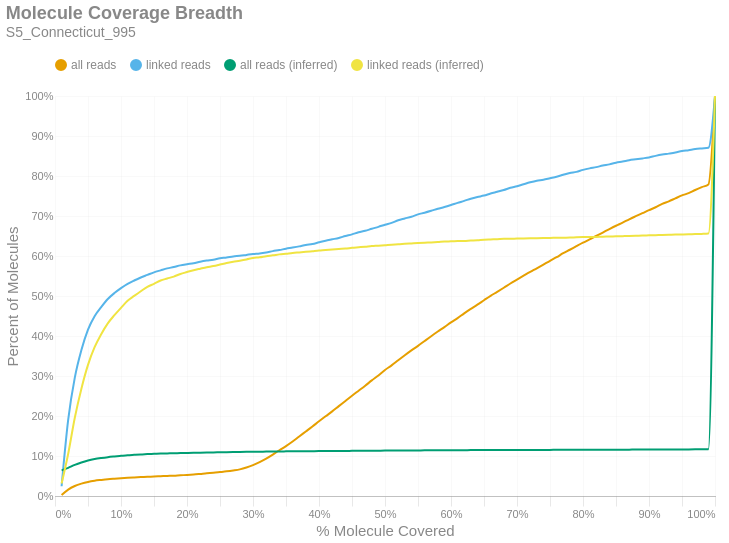

The cell this chart's notebook holds for it:
### Markdown cell above
### Molecule Read Coverage
This chart shows molecule coverage breadth as computed by the number of bases aligned to that molecule. In other words, "*how much of each unique long molecule is actually sequenced/aligned?*" Keep in mind there is a distinction between sequences and alignments, since some sequences belonging to a particular molecule may not align well and wouldn't appear in the alignment data. This chart also shows molecule coverage breadth as computed by the *inferred fragment* from which the aligned sequences originate. Unlike read coverage, this calculation takes into account the total insert size, including unsequenced gaps between the forward and reverse reads. Like the previous figures, these are cumulative percents.

### Code cell
if SKIPLR:
    print_html(f"Skipped")
else:
    binned_df = consolidated_hist(valids['coverage_bp'], mask, 0.01, True)
    binned_df_inf = consolidated_hist(valids['coverage_inserts'], mask, 0.01, True)
    binned_df = binned_df.with_columns(pl.lit(binned_df_inf['all reads (cumsum)']).alias('all reads (inferred)'))
    binned_df = binned_df.with_columns(pl.lit(binned_df_inf['linked reads (cumsum)']).alias('linked reads (inferred)'))
    binned_df = binned_df.with_columns(
        (pl.col('bin').cast(pl.Float64) + 0.01).alias('right_edge')
    )

    with SafeRender(binned_df):
        (
            density_plot(binned_df, 'Molecule Coverage Breadth', samplename, 'molcov', ['all reads (inferred)','linked reads (inferred)'])
            .encode(
                #x=alt.X('bin:Q', title="% Molecule Covered").axis(format = '%').scale(padding=0),
                x=alt.X('right_edge:Q', title="% Molecule Covered").axis(format='%').scale(padding=0),
                y=alt.Y('value:Q', title='Percent of Molecules')
                    .axis(format='%')
                    .stack(False)
                    .scale(domainMin=0, padding=0),
                color=alt.Color("key:N").scale(domain = ["all reads", "linked reads", "all reads (inferred)", "linked reads (inferred)"]),
                tooltip = [
                    alt.Tooltip("key:N", title = "Data Type"),
                    alt.Tooltip("range_label:N", title="% Molecule Covered"),
                    alt.Tooltip("value:Q", format = ".2%", title="% Molecules")
                ]
            )
        ).display()

### Figure 1 — Vega-Lite specification as saved in the notebook (floating-point values rounded to 4 significant figures)
{"width": "container", "height": 400, "config": {"title": {"anchor": "start", "dy": -15, "fontSize": 18, "color": "#888888", "subtitleColor": "#888888", "subtitleFontSize": 14}, "arc": {"fill": "#0072B2"}, "axis": {"domainColor": "#888888", "domainWidth": 0.5, "gridWidth": 0.2, "grid": false, "titleFontWeight": 400, "titleFontSize": 15, "labelFontSize": 11, "labelColor": "#888888", "tickColor": "#888888", "tickWidth": 0.2, "titleColor": "#888888"}, "axisBand": {"grid": false}, "axisX": {"grid": true, "tickSize": 10, "domainCap": "round"}, "axisY": {"domain": false, "grid": true, "tickSize": 0, "domainCap": "round"}, "background": "transparent", "header": {"labelFontSize": 15, "labelColor": "#888888", "titleFontSize": 15, "titleFontWeight": 600, "titleColor": "#888888"}, "legend": {"labelFont": "sans-serif", "labelFontSize": 12, "labelColor": "#888888", "symbolSize": 100, "symbolType": "circle", "titleFontSize": 12, "titlePadding": 10, "titleColor": "#888888", "title": null, "orient": "top"}, "range": {"category": ["#E69F00", "#56B4E9", "#009E73", "#F0E442", "#0072B2", "#D55E00", "#CC79A7", "#000000"], "diverging": ["#cfe8f3", "#a2d4ec", "#73bfe2", "#46abdb", "#1696d2", "#12719e"]}, "area": {"fill": "#0072B2", "fillOpacity": 0.7, "line": true, "strokeOpacity": 0.7}, "line": {"color": "#0072B2", "stroke": "#0072B2", "strokeWidth": 2}, "trail": {"color": "#0072B2", "stroke": "#0072B2", "strokeWidth": 0, "size": 1}, "point": {"filled": true, "fillOpacity": 1.0, "size": 95}, "text": {"color": "#888888", "fontSize": 11, "align": "right", "fontWeight": 400, "size": 11}, "bar": {"fill": "#0072B2", "stroke": null}, "view": {"stroke": null, "continuousWidth": 660, "continuousHeight": 400}}, "data": {"name": "data-dcab76458203542aab808b8af74e6dbe"}, "mark": {"type": "line", "interpolate": "monotone", "point": {"opacity": 0, "size": 275}}, "encoding": {"color": {"field": "key", "scale": {"domain": ["all reads", "linked reads", "all reads (inferred)", "linked reads (inferred)"]}, "type": "nominal"}, "tooltip": [{"field": "key", "title": "Data Type", "type": "nominal"}, {"field": "range_label", "title": "% Molecule Covered", "type": "nominal"}, {"field": "value", "format": ".2%", "title": "% Molecules", "type": "quantitative"}], "x": {"axis": {"format": "%"}, "field": "right_edge", "scale": {"padding": 0}, "title": "% Molecule Covered", "type": "quantitative"}, "y": {"axis": {"format": "%"}, "field": "value", "scale": {"domainMin": 0, "padding": 0}, "stack": false, "title": "Percent of Molecules", "type": "quantitative"}}, "params": [{"name": "param_c36ac31b6afebe62", "select": {"type": "point", "fields": ["key"]}, "bind": "legend"}], "title": {"text": "Molecule Coverage Breadth", "subtitle": "S5_Connecticut_995"}, "transform": [{"fold": ["all reads (cumsum)", "linked reads (cumsum)", "all reads (inferred)", "linked reads (inferred)"]}, {"calculate": "replace(datum.key, ' (cumsum)', '')", "as": "key"}, {"filter": {"param": "param_c36ac31b6afebe62"}}], "usermeta": {"embedOptions": {"downloadFileName": "S5_Connecticut_995.molcov"}}, "$schema": "https://vega.github.io/schema/vega-lite/v6.1.0.json", "datasets": {"data-dcab76458203542aab808b8af74e6dbe": [{"bin": "0.0", "interval": "0.0-0.01", "all reads": 0.002277, "linked reads": 0.02432, "all reads (cumsum)": 0.002277, "linked reads (cumsum)": 0.02432, "range_label": "0.0-0.01", "all reads (inferred)": 0.06408, "linked reads (inferred)": 0.03104, "right_edge": 0.01}, {"bin": "0.01", "interval": "0.01-0.02", "all reads": 0.01384, "linked reads": 0.1664, "all reads (cumsum)": 0.01612, "linked reads (cumsum)": 0.1907, "range_label": "0.01-0.02", "all reads (inferred)": 0.07036, "linked reads (inferred)": 0.1057, "right_edge": 0.02}, {"bin": "0.02", "interval": "0.02-0.03", "all reads": 0.0089, "linked reads": 0.1052, "all reads (cumsum)": 0.02502, "linked reads (cumsum)": 0.2959, "range_label": "0.02-0.03", "all reads (inferred)": 0.07777, "linked reads (inferred)": 0.1957, "right_edge": 0.03}, {"bin": "0.03", "interval": "0.03-0.04", "all reads": 0.005905, "linked reads": 0.06897, "all reads (cumsum)": 0.03093, "linked reads (cumsum)": 0.3649, "range_label": "0.03-0.04", "all reads (inferred)": 0.0838, "linked reads (inferred)": 0.2684, "right_edge": 0.04}, {"bin": "0.04", "interval": "0.04-0.05", "all reads": 0.004322, "linked reads": 0.05108, "all reads (cumsum)": 0.03525, "linked reads (cumsum)": 0.416, "range_label": "0.04-0.05", "all reads (inferred)": 0.08867, "linked reads (inferred)": 0.3277, "right_edge": 0.05}, {"bin": "0.05", "interval": "0.05-0.06", "all reads": 0.002934, "linked reads": 0.03364, "all reads (cumsum)": 0.03818, "linked reads (cumsum)": 0.4496, "range_label": "0.05-0.06", "all reads (inferred)": 0.09228, "linked reads (inferred)": 0.3721, "right_edge": 0.06}, {"bin": "0.06", "interval": "0.06-0.07", "all reads": 0.001985, "linked reads": 0.02263, "all reads (cumsum)": 0.04017, "linked reads (cumsum)": 0.4722, "range_label": "0.06-0.07", "all reads (inferred)": 0.09493, "linked reads (inferred)": 0.4045, "right_edge": 0.07}, {"bin": "0.07", "interval": "0.07-0.08", "all reads": 0.001778, "linked reads": 0.02019, "all reads (cumsum)": 0.04194, "linked reads (cumsum)": 0.4924, "range_label": "0.07-0.08", "all reads (inferred)": 0.09714, "linked reads (inferred)": 0.4316, "right_edge": 0.08}, {"bin": "0.08", "interval": "0.08-0.09", "all reads": 0.001339, "linked reads": 0.01483, "all reads (cumsum)": 0.04328, "linked reads (cumsum)": 0.5073, "range_label": "0.08-0.09", "all reads (inferred)": 0.09883, "linked reads (inferred)": 0.4521, "right_edge": 0.09}, {"bin": "0.09", "interval": "0.09-0.1", "all reads": 0.001218, "linked reads": 0.01239, "all reads (cumsum)": 0.0445, "linked reads (cumsum)": 0.5197, "range_label": "0.09-0.1", "all reads (inferred)": 0.1004, "linked reads (inferred)": 0.4704, "right_edge": 0.1}, {"bin": "0.1", "interval": "0.1-0.11", "all reads": 0.001096, "linked reads": 0.01071, "all reads (cumsum)": 0.0456, "linked reads (cumsum)": 0.5304, "range_label": "0.1-0.11", "all reads (inferred)": 0.1018, "linked reads (inferred)": 0.4883, "right_edge": 0.11}, {"bin": "0.11", "interval": "0.11-0.12", "all reads": 0.0008523, "linked reads": 0.008411, "all reads (cumsum)": 0.04645, "linked reads (cumsum)": 0.5388, "range_label": "0.11-0.12", "all reads (inferred)": 0.1028, "linked reads (inferred)": 0.5002, "right_edge": 0.12}, {"bin": "0.12", "interval": "0.12-0.13", "all reads": 0.0007671, "linked reads": 0.007494, "all reads (cumsum)": 0.04722, "linked reads (cumsum)": 0.5463, "range_label": "0.12-0.13", "all reads (inferred)": 0.1038, "linked reads (inferred)": 0.5119, "right_edge": 0.13}, {"bin": "0.13", "interval": "0.13-0.14", "all reads": 0.000694, "linked reads": 0.006423, "all reads (cumsum)": 0.04791, "linked reads (cumsum)": 0.5527, "range_label": "0.13-0.14", "all reads (inferred)": 0.1047, "linked reads (inferred)": 0.5229, "right_edge": 0.14}, {"bin": "0.14", "interval": "0.14-0.15", "all reads": 0.0008036, "linked reads": 0.006423, "all reads (cumsum)": 0.04871, "linked reads (cumsum)": 0.5591, "range_label": "0.14-0.15", "all reads (inferred)": 0.1053, "linked reads (inferred)": 0.5304, "right_edge": 0.15}, {"bin": "0.15", "interval": "0.15-0.16", "all reads": 0.000694, "linked reads": 0.005047, "all reads (cumsum)": 0.04941, "linked reads (cumsum)": 0.5642, "range_label": "0.15-0.16", "all reads (inferred)": 0.106, "linked reads (inferred)": 0.5388, "right_edge": 0.16}, {"bin": "0.16", "interval": "0.16-0.17", "all reads": 0.0007184, "linked reads": 0.004894, "all reads (cumsum)": 0.05013, "linked reads (cumsum)": 0.569, "range_label": "0.16-0.17", "all reads (inferred)": 0.1064, "linked reads (inferred)": 0.5437, "right_edge": 0.17}, {"bin": "0.17", "interval": "0.17-0.18", "all reads": 0.0006331, "linked reads": 0.003364, "all reads (cumsum)": 0.05076, "linked reads (cumsum)": 0.5724, "range_label": "0.17-0.18", "all reads (inferred)": 0.1068, "linked reads (inferred)": 0.5486, "right_edge": 0.18}, {"bin": "0.18", "interval": "0.18-0.19", "all reads": 0.001035, "linked reads": 0.004129, "all reads (cumsum)": 0.05179, "linked reads (cumsum)": 0.5765, "range_label": "0.18-0.19", "all reads (inferred)": 0.1073, "linked reads (inferred)": 0.5551, "right_edge": 0.19}, {"bin": "0.19", "interval": "0.19-0.2", "all reads": 0.0008523, "linked reads": 0.002906, "all reads (cumsum)": 0.05265, "linked reads (cumsum)": 0.5794, "range_label": "0.19-0.2", "all reads (inferred)": 0.1077, "linked reads (inferred)": 0.5599, "right_edge": 0.2}, {"bin": "0.2", "interval": "0.2-0.21", "all reads": 0.001132, "linked reads": 0.0026, "all reads (cumsum)": 0.05378, "linked reads (cumsum)": 0.582, "range_label": "0.2-0.21", "all reads (inferred)": 0.1081, "linked reads (inferred)": 0.5645, "right_edge": 0.21}, {"bin": "0.21", "interval": "0.21-0.22", "all reads": 0.001498, "linked reads": 0.00367, "all reads (cumsum)": 0.05528, "linked reads (cumsum)": 0.5857, "range_label": "0.21-0.22", "all reads (inferred)": 0.1084, "linked reads (inferred)": 0.5683, "right_edge": 0.22}, {"bin": "0.22", "interval": "0.22-0.23", "all reads": 0.001583, "linked reads": 0.002753, "all reads (cumsum)": 0.05686, "linked reads (cumsum)": 0.5885, "range_label": "0.22-0.23", "all reads (inferred)": 0.1087, "linked reads (inferred)": 0.572, "right_edge": 0.23}, {"bin": "0.23", "interval": "0.23-0.24", "all reads": 0.001193, "linked reads": 0.001988, "all reads (cumsum)": 0.05805, "linked reads (cumsum)": 0.5905, "range_label": "0.23-0.24", "all reads (inferred)": 0.109, "linked reads (inferred)": 0.5749, "right_edge": 0.24}, {"bin": "0.24", "interval": "0.24-0.25", "all reads": 0.001753, "linked reads": 0.004129, "all reads (cumsum)": 0.05981, "linked reads (cumsum)": 0.5946, "range_label": "0.24-0.25", "all reads (inferred)": 0.1093, "linked reads (inferred)": 0.5787, "right_edge": 0.25}, {"bin": "0.25", "interval": "0.25-0.26", "all reads": 0.001826, "linked reads": 0.001682, "all reads (cumsum)": 0.06163, "linked reads (cumsum)": 0.5963, "range_label": "0.25-0.26", "all reads (inferred)": 0.1096, "linked reads (inferred)": 0.5827, "right_edge": 0.26}, {"bin": "0.26", "interval": "0.26-0.27", "all reads": 0.002252, "linked reads": 0.002753, "all reads (cumsum)": 0.06388, "linked reads (cumsum)": 0.599, "range_label": "0.26-0.27", "all reads (inferred)": 0.1099, "linked reads (inferred)": 0.5857, "right_edge": 0.27}, {"bin": "0.27", "interval": "0.27-0.28", "all reads": 0.002715, "linked reads": 0.001376, "all reads (cumsum)": 0.0666, "linked reads (cumsum)": 0.6004, "range_label": "0.27-0.28", "all reads (inferred)": 0.1101, "linked reads (inferred)": 0.5883, "right_edge": 0.28}, {"bin": "0.28", "interval": "0.28-0.29", "all reads": 0.004517, "linked reads": 0.002294, "all reads (cumsum)": 0.07112, "linked reads (cumsum)": 0.6027, "range_label": "0.28-0.29", "all reads (inferred)": 0.1103, "linked reads (inferred)": 0.5914, "right_edge": 0.29}, {"bin": "0.29", "interval": "0.29-0.3", "all reads": 0.006124, "linked reads": 0.002294, "all reads (cumsum)": 0.07724, "linked reads (cumsum)": 0.605, "range_label": "0.29-0.3", "all reads (inferred)": 0.1106, "linked reads (inferred)": 0.595, "right_edge": 0.3}, {"bin": "0.3", "interval": "0.3-0.31", "all reads": 0.007658, "linked reads": 0.001529, "all reads (cumsum)": 0.0849, "linked reads (cumsum)": 0.6065, "range_label": "0.3-0.31", "all reads (inferred)": 0.1108, "linked reads (inferred)": 0.5967, "right_edge": 0.31}, {"bin": "0.31", "interval": "0.31-0.32", "all reads": 0.008462, "linked reads": 0.002447, "all reads (cumsum)": 0.09336, "linked reads (cumsum)": 0.609, "range_label": "0.31-0.32", "all reads (inferred)": 0.111, "linked reads (inferred)": 0.5996, "right_edge": 0.32}, {"bin": "0.32", "interval": "0.32-0.33", "all reads": 0.01006, "linked reads": 0.003212, "all reads (cumsum)": 0.1034, "linked reads (cumsum)": 0.6122, "range_label": "0.32-0.33", "all reads (inferred)": 0.1112, "linked reads (inferred)": 0.6016, "right_edge": 0.33}, {"bin": "0.33", "interval": "0.33-0.34", "all reads": 0.01104, "linked reads": 0.002753, "all reads (cumsum)": 0.1145, "linked reads (cumsum)": 0.6149, "range_label": "0.33-0.34", "all reads (inferred)": 0.1114, "linked reads (inferred)": 0.6041, "right_edge": 0.34}, {"bin": "0.34", "interval": "0.34-0.35", "all reads": 0.01036, "linked reads": 0.003364, "all reads (cumsum)": 0.1248, "linked reads (cumsum)": 0.6183, "range_label": "0.34-0.35", "all reads (inferred)": 0.1116, "linked reads (inferred)": 0.6058, "right_edge": 0.35}, {"bin": "0.35", "interval": "0.35-0.36", "all reads": 0.01136, "linked reads": 0.002753, "all reads (cumsum)": 0.1362, "linked reads (cumsum)": 0.621, "range_label": "0.35-0.36", "all reads (inferred)": 0.1117, "linked reads (inferred)": 0.6076, "right_edge": 0.36}, {"bin": "0.36", "interval": "0.36-0.37", "all reads": 0.01265, "linked reads": 0.003059, "all reads (cumsum)": 0.1488, "linked reads (cumsum)": 0.6241, "range_label": "0.36-0.37", "all reads (inferred)": 0.1118, "linked reads (inferred)": 0.609, "right_edge": 0.37}, {"bin": "0.37", "interval": "0.37-0.38", "all reads": 0.01237, "linked reads": 0.00367, "all reads (cumsum)": 0.1612, "linked reads (cumsum)": 0.6278, "range_label": "0.37-0.38", "all reads (inferred)": 0.112, "linked reads (inferred)": 0.6103, "right_edge": 0.38}, {"bin": "0.38", "interval": "0.38-0.39", "all reads": 0.01249, "linked reads": 0.002294, "all reads (cumsum)": 0.1737, "linked reads (cumsum)": 0.6301, "range_label": "0.38-0.39", "all reads (inferred)": 0.1121, "linked reads (inferred)": 0.612, "right_edge": 0.39}, {"bin": "0.39", "interval": "0.39-0.4", "all reads": 0.01299, "linked reads": 0.004129, "all reads (cumsum)": 0.1867, "linked reads (cumsum)": 0.6342, "range_label": "0.39-0.4", "all reads (inferred)": 0.1123, "linked reads (inferred)": 0.6137, "right_edge": 0.4}, {"bin": "0.4", "interval": "0.4-0.41", "all reads": 0.01253, "linked reads": 0.003976, "all reads (cumsum)": 0.1992, "linked reads (cumsum)": 0.6382, "range_label": "0.4-0.41", "all reads (inferred)": 0.1124, "linked reads (inferred)": 0.6149, "right_edge": 0.41}, {"bin": "0.41", "interval": "0.41-0.42", "all reads": 0.01229, "linked reads": 0.003517, "all reads (cumsum)": 0.2115, "linked reads (cumsum)": 0.6417, "range_label": "0.41-0.42", "all reads (inferred)": 0.1125, "linked reads (inferred)": 0.6165, "right_edge": 0.42}, {"bin": "0.42", "interval": "0.42-0.43", "all reads": 0.01314, "linked reads": 0.003517, "all reads (cumsum)": 0.2246, "linked reads (cumsum)": 0.6452, "range_label": "0.42-0.43", "all reads (inferred)": 0.1126, "linked reads (inferred)": 0.6177, "right_edge": 0.43}, {"bin": "0.43", "interval": "0.43-0.44", "all reads": 0.01288, "linked reads": 0.004741, "all reads (cumsum)": 0.2375, "linked reads (cumsum)": 0.6499, "range_label": "0.43-0.44", "all reads (inferred)": 0.1127, "linked reads (inferred)": 0.6186, "right_edge": 0.44}, {"bin": "0.44", "interval": "0.44-0.45", "all reads": 0.01309, "linked reads": 0.004129, "all reads (cumsum)": 0.2506, "linked reads (cumsum)": 0.6541, "range_label": "0.44-0.45", "all reads (inferred)": 0.1129, "linked reads (inferred)": 0.6204, "right_edge": 0.45}, {"bin": "0.45", "interval": "0.45-0.46", "all reads": 0.01254, "linked reads": 0.005353, "all reads (cumsum)": 0.2631, "linked reads (cumsum)": 0.6594, "range_label": "0.45-0.46", "all reads (inferred)": 0.113, "linked reads (inferred)": 0.6218, "right_edge": 0.46}, {"bin": "0.46", "interval": "0.46-0.47", "all reads": 0.01252, "linked reads": 0.003517, "all reads (cumsum)": 0.2757, "linked reads (cumsum)": 0.6629, "range_label": "0.46-0.47", "all reads (inferred)": 0.1131, "linked reads (inferred)": 0.6232, "right_edge": 0.47}, {"bin": "0.47", "interval": "0.47-0.48", "all reads": 0.01336, "linked reads": 0.0052, "all reads (cumsum)": 0.289, "linked reads (cumsum)": 0.6681, "range_label": "0.47-0.48", "all reads (inferred)": 0.1133, "linked reads (inferred)": 0.6247, "right_edge": 0.48}, {"bin": "0.48", "interval": "0.48-0.49", "all reads": 0.01243, "linked reads": 0.004741, "all reads (cumsum)": 0.3015, "linked reads (cumsum)": 0.6729, "range_label": "0.48-0.49", "all reads (inferred)": 0.1134, "linked reads (inferred)": 0.6258, "right_edge": 0.49}, {"bin": "0.49", "interval": "0.49-0.5", "all reads": 0.01365, "linked reads": 0.005353, "all reads (cumsum)": 0.3151, "linked reads (cumsum)": 0.6782, "range_label": "0.49-0.5", "all reads (inferred)": 0.1135, "linked reads (inferred)": 0.627, "right_edge": 0.5}, {"bin": "0.5", "interval": "0.5-0.51", "all reads": 0.01136, "linked reads": 0.004588, "all reads (cumsum)": 0.3265, "linked reads (cumsum)": 0.6828, "range_label": "0.5-0.51", "all reads (inferred)": 0.1136, "linked reads (inferred)": 0.6284, "right_edge": 0.51}, {"bin": "0.51", "interval": "0.51-0.52", "all reads": 0.01286, "linked reads": 0.006576, "all reads (cumsum)": 0.3393, "linked reads (cumsum)": 0.6894, "range_label": "0.51-0.52", "all reads (inferred)": 0.1137, "linked reads (inferred)": 0.6291, "right_edge": 0.52}, {"bin": "0.52", "interval": "0.52-0.53", "all reads": 0.01252, "linked reads": 0.004435, "all reads (cumsum)": 0.3518, "linked reads (cumsum)": 0.6938, "range_label": "0.52-0.53", "all reads (inferred)": 0.1138, "linked reads (inferred)": 0.6304, "right_edge": 0.53}, {"bin": "0.53", "interval": "0.53-0.54", "all reads": 0.01215, "linked reads": 0.004435, "all reads (cumsum)": 0.364, "linked reads (cumsum)": 0.6983, "range_label": "0.53-0.54", "all reads (inferred)": 0.1139, "linked reads (inferred)": 0.6314, "right_edge": 0.54}, {"bin": "0.54", "interval": "0.54-0.55", "all reads": 0.01147, "linked reads": 0.005811, "all reads (cumsum)": 0.3755, "linked reads (cumsum)": 0.7041, "range_label": "0.54-0.55", "all reads (inferred)": 0.114, "linked reads (inferred)": 0.6325, "right_edge": 0.55}, {"bin": "0.55", "interval": "0.55-0.56", "all reads": 0.01208, "linked reads": 0.004129, "all reads (cumsum)": 0.3875, "linked reads (cumsum)": 0.7082, "range_label": "0.55-0.56", "all reads (inferred)": 0.1141, "linked reads (inferred)": 0.6334, "right_edge": 0.56}, {"bin": "0.56", "interval": "0.56-0.57", "all reads": 0.01199, "linked reads": 0.004741, "all reads (cumsum)": 0.3995, "linked reads (cumsum)": 0.713, "range_label": "0.56-0.57", "all reads (inferred)": 0.1142, "linked reads (inferred)": 0.634, "right_edge": 0.57}, {"bin": "0.57", "interval": "0.57-0.58", "all reads": 0.0116, "linked reads": 0.005047, "all reads (cumsum)": 0.4111, "linked reads (cumsum)": 0.718, "range_label": "0.57-0.58", "all reads (inferred)": 0.1143, "linked reads (inferred)": 0.635, "right_edge": 0.58}, {"bin": "0.58", "interval": "0.58-0.59", "all reads": 0.0112, "linked reads": 0.004435, "all reads (cumsum)": 0.4223, "linked reads (cumsum)": 0.7224, "range_label": "0.58-0.59", "all reads (inferred)": 0.1145, "linked reads (inferred)": 0.6362, "right_edge": 0.59}, {"bin": "0.59", "interval": "0.59-0.6", "all reads": 0.01175, "linked reads": 0.005047, "all reads (cumsum)": 0.4341, "linked reads (cumsum)": 0.7275, "range_label": "0.59-0.6", "all reads (inferred)": 0.1145, "linked reads (inferred)": 0.6366, "right_edge": 0.6}, {"bin": "0.6", "interval": "0.6-0.61", "all reads": 0.01056, "linked reads": 0.005353, "all reads (cumsum)": 0.4446, "linked reads (cumsum)": 0.7328, "range_label": "0.6-0.61", "all reads (inferred)": 0.1146, "linked reads (inferred)": 0.6373, "right_edge": 0.61}, {"bin": "0.61", "interval": "0.61-0.62", "all reads": 0.01209, "linked reads": 0.004894, "all reads (cumsum)": 0.4567, "linked reads (cumsum)": 0.7377, "range_label": "0.61-0.62", "all reads (inferred)": 0.1146, "linked reads (inferred)": 0.6377, "right_edge": 0.62}, {"bin": "0.62", "interval": "0.62-0.63", "all reads": 0.01112, "linked reads": 0.005505, "all reads (cumsum)": 0.4678, "linked reads (cumsum)": 0.7432, "range_label": "0.62-0.63", "all reads (inferred)": 0.1147, "linked reads (inferred)": 0.6386, "right_edge": 0.63}, {"bin": "0.63", "interval": "0.63-0.64", "all reads": 0.0104, "linked reads": 0.004282, "all reads (cumsum)": 0.4782, "linked reads (cumsum)": 0.7475, "range_label": "0.63-0.64", "all reads (inferred)": 0.1148, "linked reads (inferred)": 0.6394, "right_edge": 0.64}, {"bin": "0.64", "interval": "0.64-0.65", "all reads": 0.0112, "linked reads": 0.003517, "all reads (cumsum)": 0.4894, "linked reads (cumsum)": 0.751, "range_label": "0.64-0.65", "all reads (inferred)": 0.1149, "linked reads (inferred)": 0.6409, "right_edge": 0.65}, {"bin": "0.65", "interval": "0.65-0.66", "all reads": 0.01096, "linked reads": 0.0052, "all reads (cumsum)": 0.5004, "linked reads (cumsum)": 0.7562, "range_label": "0.65-0.66", "all reads (inferred)": 0.1149, "linked reads (inferred)": 0.6415, "right_edge": 0.66}, {"bin": "0.66", "interval": "0.66-0.67", "all reads": 0.009935, "linked reads": 0.004282, "all reads (cumsum)": 0.5103, "linked reads (cumsum)": 0.7605, "range_label": "0.66-0.67", "all reads (inferred)": 0.115, "linked reads (inferred)": 0.642, "right_edge": 0.67}, {"bin": "0.67", "interval": "0.67-0.68", "all reads": 0.01025, "linked reads": 0.004435, "all reads (cumsum)": 0.5206, "linked reads (cumsum)": 0.7649, "range_label": "0.67-0.68", "all reads (inferred)": 0.1151, "linked reads (inferred)": 0.6429, "right_edge": 0.68}, {"bin": "0.68", "interval": "0.68-0.69", "all reads": 0.0106, "linked reads": 0.005505, "all reads (cumsum)": 0.5312, "linked reads (cumsum)": 0.7705, "range_label": "0.68-0.69", "all reads (inferred)": 0.1151, "linked reads (inferred)": 0.6431, "right_edge": 0.69}, {"bin": "0.69", "interval": "0.69-0.7", "all reads": 0.009887, "linked reads": 0.003823, "all reads (cumsum)": 0.5411, "linked reads (cumsum)": 0.7743, "range_label": "0.69-0.7", "all reads (inferred)": 0.1151, "linked reads (inferred)": 0.6437, "right_edge": 0.7}, {"bin": "0.7", "interval": "0.7-0.71", "all reads": 0.009667, "linked reads": 0.005047, "all reads (cumsum)": 0.5507, "linked reads (cumsum)": 0.7793, "range_label": "0.7-0.71", "all reads (inferred)": 0.1152, "linked reads (inferred)": 0.644, "right_edge": 0.71}, {"bin": "0.71", "interval": "0.71-0.72", "all reads": 0.009485, "linked reads": 0.004894, "all reads (cumsum)": 0.5602, "linked reads (cumsum)": 0.7842, "range_label": "0.71-0.72", "all reads (inferred)": 0.1152, "linked reads (inferred)": 0.6443, "right_edge": 0.72}, {"bin": "0.72", "interval": "0.72-0.73", "all reads": 0.008998, "linked reads": 0.003976, "all reads (cumsum)": 0.5692, "linked reads (cumsum)": 0.7882, "range_label": "0.72-0.73", "all reads (inferred)": 0.1152, "linked reads (inferred)": 0.6446, "right_edge": 0.73}, {"bin": "0.73", "interval": "0.73-0.74", "all reads": 0.009266, "linked reads": 0.002447, "all reads (cumsum)": 0.5785, "linked reads (cumsum)": 0.7906, "range_label": "0.73-0.74", "all reads (inferred)": 0.1153, "linked reads (inferred)": 0.6449, "right_edge": 0.74}, {"bin": "0.74", "interval": "0.74-0.75", "all reads": 0.009533, "linked reads": 0.003823, "all reads (cumsum)": 0.588, "linked reads (cumsum)": 0.7945, "range_label": "0.74-0.75", "all reads (inferred)": 0.1153, "linked reads (inferred)": 0.6452, "right_edge": 0.75}, {"bin": "0.75", "interval": "0.75-0.76", "all reads": 0.008949, "linked reads": 0.003823, "all reads (cumsum)": 0.597, "linked reads (cumsum)": 0.7983, "range_label": "0.75-0.76", "all reads (inferred)": 0.1153, "linked reads (inferred)": 0.6455, "right_edge": 0.76}, {"bin": "0.76", "interval": "0.76-0.77", "all reads": 0.01006, "linked reads": 0.004741, "all reads (cumsum)": 0.607, "linked reads (cumsum)": 0.803, "range_label": "0.76-0.77", "all reads (inferred)": 0.1154, "linked reads (inferred)": 0.6458, "right_edge": 0.77}, {"bin": "0.77", "interval": "0.77-0.78", "all reads": 0.008596, "linked reads": 0.004588, "all reads (cumsum)": 0.6156, "linked reads (cumsum)": 0.8076, "range_label": "0.77-0.78", "all reads (inferred)": 0.1154, "linked reads (inferred)": 0.646, "right_edge": 0.78}, {"bin": "0.78", "interval": "0.78-0.79", "all reads": 0.008949, "linked reads": 0.002753, "all reads (cumsum)": 0.6246, "linked reads (cumsum)": 0.8104, "range_label": "0.78-0.79", "all reads (inferred)": 0.1155, "linked reads (inferred)": 0.6469, "right_edge": 0.79}, {"bin": "0.79", "interval": "0.79-0.8", "all reads": 0.008754, "linked reads": 0.004894, "all reads (cumsum)": 0.6333, "linked reads (cumsum)": 0.8153, "range_label": "0.79-0.8", "all reads (inferred)": 0.1156, "linked reads (inferred)": 0.6473, "right_edge": 0.8}, {"bin": "0.8", "interval": "0.8-0.81", "all reads": 0.008024, "linked reads": 0.003823, "all reads (cumsum)": 0.6414, "linked reads (cumsum)": 0.8191, "range_label": "0.8-0.81", "all reads (inferred)": 0.1156, "linked reads (inferred)": 0.6475, "right_edge": 0.81}, {"bin": "0.81", "interval": "0.81-0.82", "all reads": 0.008705, "linked reads": 0.003059, "all reads (cumsum)": 0.6501, "linked reads (cumsum)": 0.8221, "range_label": "0.81-0.82", "all reads (inferred)": 0.1157, "linked reads (inferred)": 0.6478, "right_edge": 0.82}, {"bin": "0.82", "interval": "0.82-0.83", "all reads": 0.008523, "linked reads": 0.003976, "all reads (cumsum)": 0.6586, "linked reads (cumsum)": 0.8261, "range_label": "0.82-0.83", "all reads (inferred)": 0.1157, "linked reads (inferred)": 0.6484, "right_edge": 0.83}, {"bin": "0.83", "interval": "0.83-0.84", "all reads": 0.008766, "linked reads": 0.002906, "all reads (cumsum)": 0.6674, "linked reads (cumsum)": 0.829, "range_label": "0.83-0.84", "all reads (inferred)": 0.1158, "linked reads (inferred)": 0.6487, "right_edge": 0.84}, {"bin": "0.84", "interval": "0.84-0.85", "all reads": 0.008304, "linked reads": 0.004282, "all reads (cumsum)": 0.6757, "linked reads (cumsum)": 0.8333, "range_label": "0.84-0.85", "all reads (inferred)": 0.1159, "linked reads (inferred)": 0.6493, "right_edge": 0.85}, {"bin": "0.85", "interval": "0.85-0.86", "all reads": 0.007744, "linked reads": 0.002753, "all reads (cumsum)": 0.6834, "linked reads (cumsum)": 0.8361, "range_label": "0.85-0.86", "all reads (inferred)": 0.1159, "linked reads (inferred)": 0.6496, "right_edge": 0.86}, {"bin": "0.86", "interval": "0.86-0.87", "all reads": 0.008389, "linked reads": 0.003364, "all reads (cumsum)": 0.6918, "linked reads (cumsum)": 0.8394, "range_label": "0.86-0.87", "all reads (inferred)": 0.1159, "linked reads (inferred)": 0.6499, "right_edge": 0.87}, {"bin": "0.87", "interval": "0.87-0.88", "all reads": 0.007731, "linked reads": 0.002294, "all reads (cumsum)": 0.6995, "linked reads (cumsum)": 0.8417, "range_label": "0.87-0.88", "all reads (inferred)": 0.116, "linked reads (inferred)": 0.6506, "right_edge": 0.88}, {"bin": "0.88", "interval": "0.88-0.89", "all reads": 0.007524, "linked reads": 0.002294, "all reads (cumsum)": 0.707, "linked reads (cumsum)": 0.844, "range_label": "0.88-0.89", "all reads (inferred)": 0.1161, "linked reads (inferred)": 0.6513, "right_edge": 0.89}, {"bin": "0.89", "interval": "0.89-0.9", "all reads": 0.007573, "linked reads": 0.002447, "all reads (cumsum)": 0.7146, "linked reads (cumsum)": 0.8465, "range_label": "0.89-0.9", "all reads (inferred)": 0.1161, "linked reads (inferred)": 0.6516, "right_edge": 0.9}, {"bin": "0.9", "interval": "0.9-0.91", "all reads": 0.007196, "linked reads": 0.003823, "all reads (cumsum)": 0.7218, "linked reads (cumsum)": 0.8503, "range_label": "0.9-0.91", "all reads (inferred)": 0.1162, "linked reads (inferred)": 0.6521, "right_edge": 0.91}, {"bin": "0.91", "interval": "0.91-0.92", "all reads": 0.008352, "linked reads": 0.003212, "all reads (cumsum)": 0.7302, "linked reads (cumsum)": 0.8535, "range_label": "0.91-0.92", "all reads (inferred)": 0.1163, "linked reads (inferred)": 0.6524, "right_edge": 0.92}, {"bin": "0.92", "interval": "0.92-0.93", "all reads": 0.006441, "linked reads": 0.002447, "all reads (cumsum)": 0.7366, "linked reads (cumsum)": 0.8559, "range_label": "0.92-0.93", "all reads (inferred)": 0.1163, "linked reads (inferred)": 0.653, "right_edge": 0.93}, {"bin": "0.93", "interval": "0.93-0.94", "all reads": 0.007512, "linked reads": 0.002753, "all reads (cumsum)": 0.7441, "linked reads (cumsum)": 0.8587, "range_label": "0.93-0.94", "all reads (inferred)": 0.1164, "linked reads (inferred)": 0.6538, "right_edge": 0.94}, {"bin": "0.94", "interval": "0.94-0.95", "all reads": 0.007317, "linked reads": 0.00367, "all reads (cumsum)": 0.7514, "linked reads (cumsum)": 0.8624, "range_label": "0.94-0.95", "all reads (inferred)": 0.1165, "linked reads (inferred)": 0.6539, "right_edge": 0.95}, {"bin": "0.95", "interval": "0.95-0.96", "all reads": 0.005649, "linked reads": 0.002294, "all reads (cumsum)": 0.7571, "linked reads (cumsum)": 0.8647, "range_label": "0.95-0.96", "all reads (inferred)": 0.1165, "linked reads (inferred)": 0.6542, "right_edge": 0.96}, {"bin": "0.96", "interval": "0.96-0.97", "all reads": 0.007951, "linked reads": 0.0026, "all reads (cumsum)": 0.765, "linked reads (cumsum)": 0.8673, "range_label": "0.96-0.97", "all reads (inferred)": 0.1166, "linked reads (inferred)": 0.655, "right_edge": 0.97}, {"bin": "0.97", "interval": "0.97-0.98", "all reads": 0.007159, "linked reads": 0.001682, "all reads (cumsum)": 0.7722, "linked reads (cumsum)": 0.8689, "range_label": "0.97-0.98", "all reads (inferred)": 0.1168, "linked reads (inferred)": 0.6553, "right_edge": 0.98}, {"bin": "0.98", "interval": "0.98-0.99", "all reads": 0.006526, "linked reads": 0.001529, "all reads (cumsum)": 0.7787, "linked reads (cumsum)": 0.8705, "range_label": "0.98-0.99", "all reads (inferred)": 0.117, "linked reads (inferred)": 0.6561, "right_edge": 0.99}, {"bin": "0.99", "interval": "0.99-1.0", "all reads": 0.2213, "linked reads": 0.1295, "all reads (cumsum)": 1.0, "linked reads (cumsum)": 1.0, "range_label": "0.99-1.0", "all reads (inferred)": 1.0, "linked reads (inferred)": 1.0, "right_edge": 1.0}]}}
